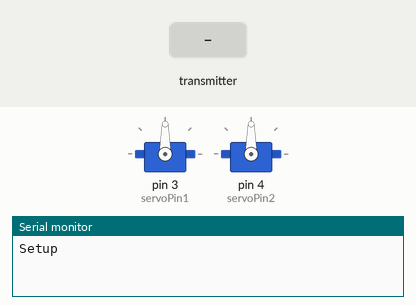
Recording of a sketch running on a simulated Arduino Uno, built with avr-gcc and run on an emulated ATmega328P. On the bench: 2 × servo, the last lines printed to the serial monitor. The inputs (shaded band) are chosen by the test bench. No radio packets arrive unless stated.

Above: at 1.2 s.
1.3 s: the transmitter starts sending data1 = 0
At 2.3 s:
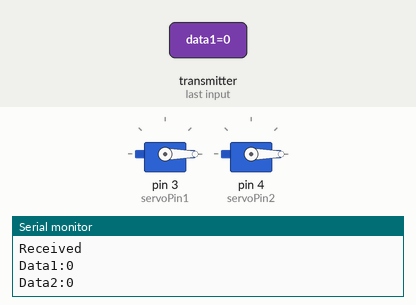
2.8 s: the transmitter starts sending data2 = 64
At 3.4 s:
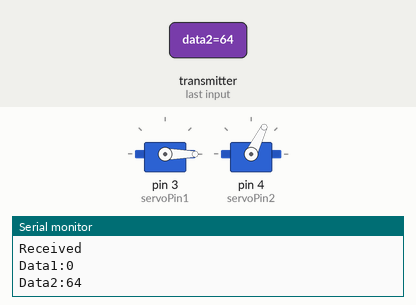
4.3 s: the transmitter starts sending data1 = 64
At 4.6 s:
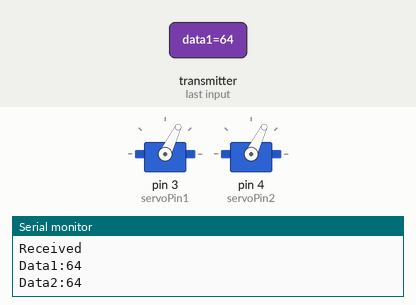
5.8 s: the transmitter starts sending data2 = 128
At 6.9 s:
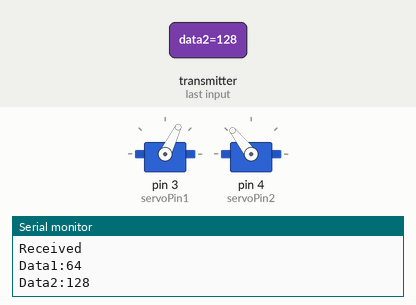
7.3 s: the transmitter starts sending data1 = 128
At 8.0 s:
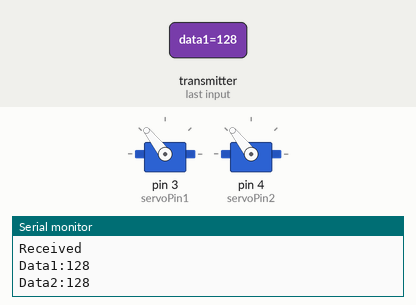
8.8 s: the transmitter starts sending data2 = 255
At 9.2 s:
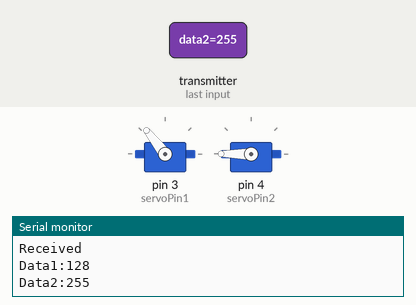
Timing chart, 0 to 11.3 s (numbered marks = the images above; inputs shaded):
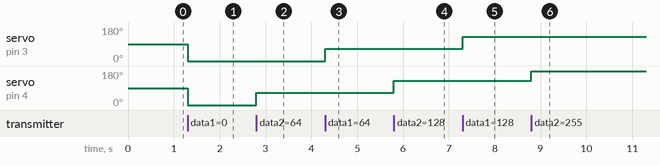

Measured:
- after the input at 1.3 s, servo on pin 3 (servoPin1), servo on pin 4 (servoPin2): 90° → 0° at once
- after the input at 2.8 s, servo on pin 4 (servoPin2): 0° → 64° at once
- after the input at 4.3 s, servo on pin 3 (servoPin1): 0° → 64° at once
- after the input at 5.8 s, servo on pin 4 (servoPin2): 64° → 128° at once
- after the input at 7.3 s, servo on pin 3 (servoPin1): 64° → 128° at once
- after the input at 8.8 s, servo on pin 4 (servoPin2): 128° → 180° at once

The sketch:

sketch_apr02a_demoRX3.ino
```cpp
// servo
// Include the servo library:
#include <Servo.h>

// Create a new servo object:
Servo myservo1;
Servo myservo2;

// Define the servo pin:
#define servoPin1 3
#define servoPin2 4

// Create a variable to store the servo position:
int angle1 = 0;
int angle2 = 0;

bool select = false;

// RC stuff follows
#include "SPI.h"
#include "RF24.h"
#include "nRF24L01.h"

#define CE_PIN 9
#define CSN_PIN 10

#define INTERVAL_MS_SIGNAL_LOST 2000
#define INTERVAL_MS_SIGNAL_RETRY 250

RF24 radio(CE_PIN, CSN_PIN);

const byte address[6] = "17001";

//NRF24L01 buffer limit is 32 bytes (max struct size)
struct payload {
  byte data1;
  byte data2;
  byte data3;
  byte data4;
};

payload payload;

unsigned long lastSignalMillis = 0;

void setup()
{
  Serial.begin(115200);
  Serial.print("Setup");


  // Attach the Servo variable to a pin:
  myservo1.attach(servoPin1);
  myservo2.attach(servoPin2);


  //RC stuff Follows

  radio.begin();

  //Append ACK packet from the receiving radio back to the transmitting radio
  radio.setAutoAck(false); //(true|false)
  //Set the transmission datarate
  //radio.setDataRate(RF24_250KBPS); //(RF24_250KBPS|RF24_1MBPS|RF24_2MBPS)
  radio.setDataRate(RF24_2MBPS); //(RF24_250KBPS|RF24_1MBPS|RF24_2MBPS)
  //Greater level = more consumption = longer distance
  radio.setPALevel(RF24_PA_MAX); //(RF24_PA_MIN|RF24_PA_LOW|RF24_PA_HIGH|RF24_PA_MAX)
  //Default value is the maximum 32 bytes1
  radio.setPayloadSize(sizeof(payload));
  //Act as receiver
  radio.openReadingPipe(0, address);
  radio.startListening();
}

void loop()
{
  unsigned long currentMillis = millis();

  if (radio.available() > 0) {
    radio.read(&payload, sizeof(payload));

    Serial.println("Received");

    Serial.print("Data1:");
    Serial.println(payload.data1);

    Serial.print("Data2:");
    Serial.println(payload.data2);


      select = !select;

      angle1 = payload.data1;
      if (angle1 >180) angle1 = 180;
      if (angle1 <0) angle1 = 0;


      angle2 = payload.data2;
      if (angle2 >180) angle2 = 180;
      if (angle2 <0) angle2 = 0;

      //if (select)
        myservo1.write(angle1);
      //else
        myservo2.write(angle2);


    lastSignalMillis = currentMillis;
  }

  if (currentMillis - lastSignalMillis > INTERVAL_MS_SIGNAL_LOST) {
    lostConnection();
    lastSignalMillis = currentMillis;
  }
}

void lostConnection()
{
  Serial.println("We have lost connection, preventing unwanted behavior");

  delay(INTERVAL_MS_SIGNAL_RETRY);
}
```
